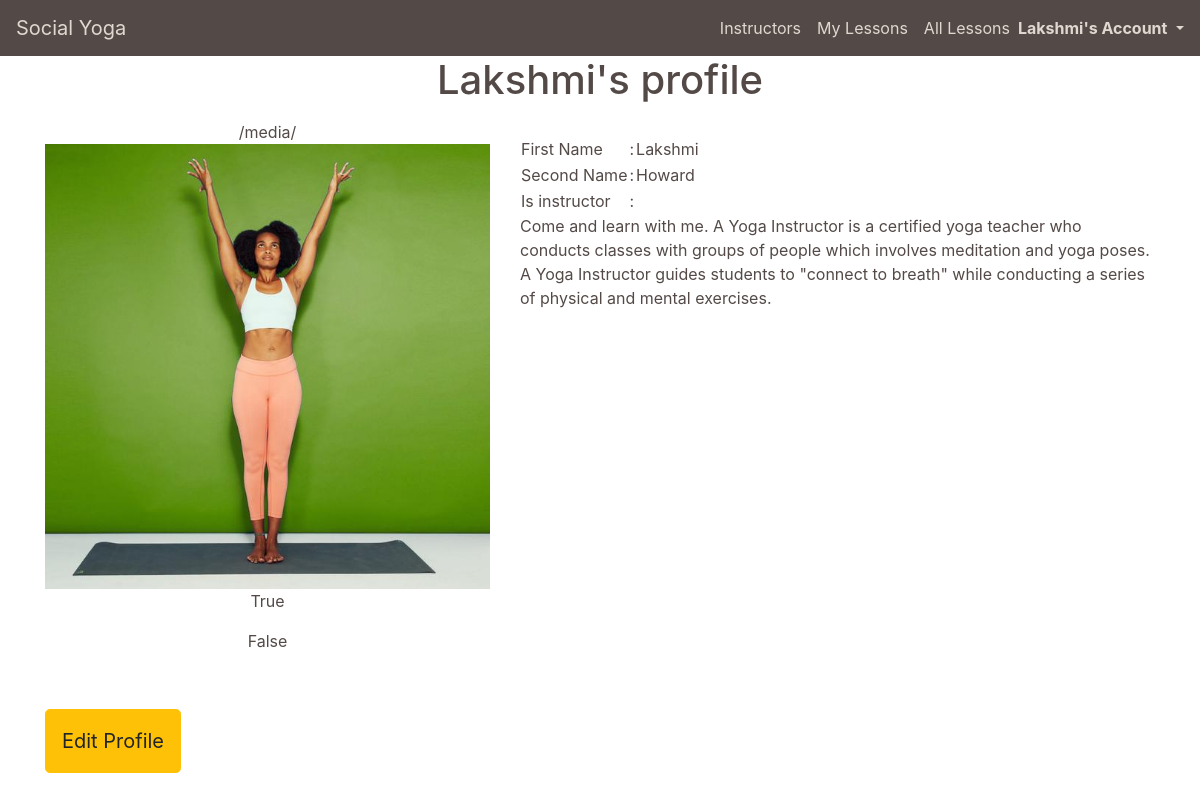
Page /profiles/ (signed in) on the earlier database version.
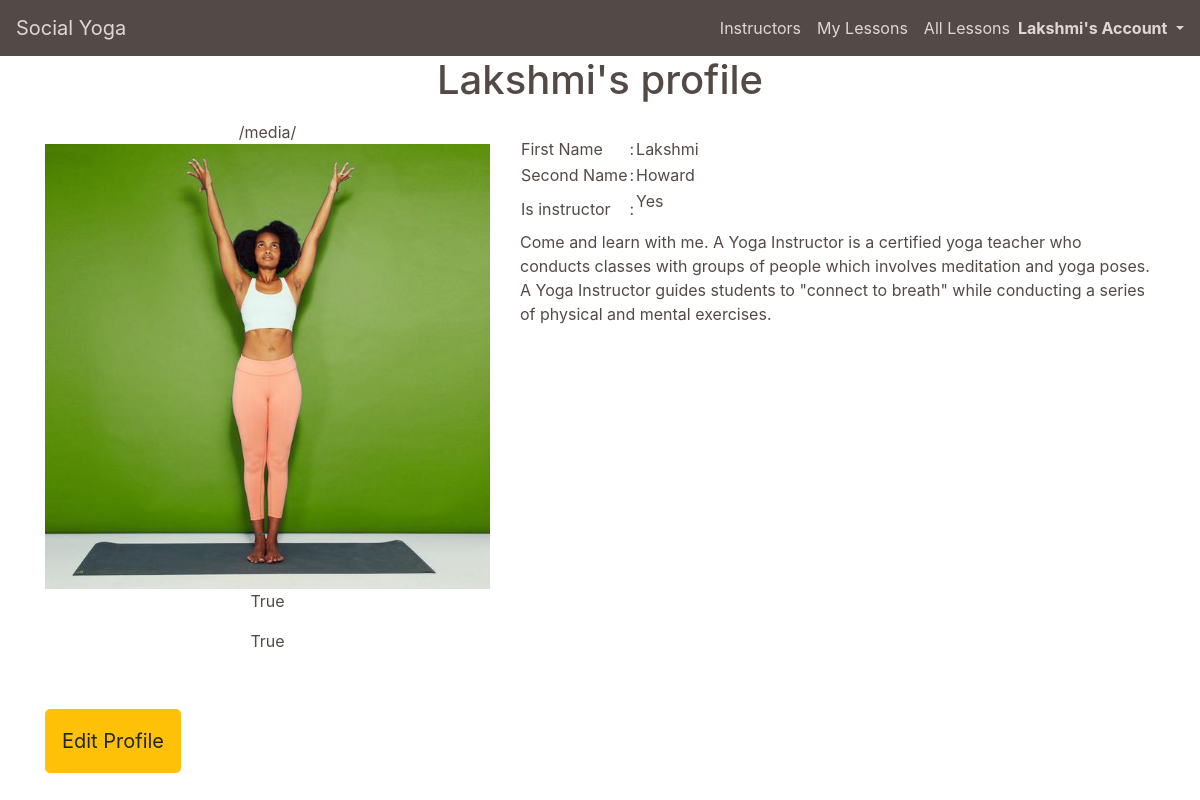
Same page on the later database version.
### profiles/models.py (models this page shows)
class UserProfile(models.Model):
    user = models.OneToOneField(User, on_delete=models.CASCADE)
    first_name = models.CharField(max_length=50, null=False, blank=False)
    last_name = models.CharField(max_length=50, null=False, blank=False)
    is_instructor = models.BooleanField(default=False)
    requested_instructor_status = models.BooleanField(default=False)
    card_description = models.TextField(max_length=256, default='')
    profile_description = models.TextField(max_length=650, default='')
    image = ResizedImageField(size=[600, 600], quality=75, crop=['middle', 'center'], force_format='JPEG', null=True, blank=True, upload_to='profile_images/')
    rating = models.DecimalField(max_digits=5, decimal_places=0, null=True, blank=True)
    def __str__(self):
        return self.user.username

### profiles/views.py (the view)
# urls.py: path('', views.profile, name='profile'),
def profile(request):
    profile = get_object_or_404(UserProfile, user=request.user)
    template = 'profiles/profile.html'
    context = {
        'profile': profile
    }
    return render(request, template, context)

### profiles/templates/profiles/profile.html (shortened to what this page needs)
{% extends "base.html" %}
{% load static %}
{% block page_header %}
    <div class="container header-container">
        <div class="row">
            <div class="col">
                <h1 class="text-center mb-3">{{ profile|title }}'s profile</h1>
            </div>
        </div>
    </div>
{% endblock %}
{% block content %}
    <div class="overlay"></div>
    <div class="container page-contents">
        <div class="row profile-container">
            <div class="col-12 col-lg-5">
                <div class="row text-center">
                    <div class="container-fluid instructor-page-profile-image-container">
                        {{ MEDIA_URL }}
                        {% if profile.image %}
                            <img src="{{ profile.image.url }}" class="instructor-page-profile-image img-fluid" alt="{{ profile }}'s profile image'">
                        {% else %}
                            <img src="{{ MEDIA_URL }}/profile_images/no_profile_image.jpg" class="instructor-page-profile-image img-fluid" alt="{{ profile }}'s profile image'">
                        {% endif %}
                            <p>{{profile.is_instructor}}</p>
                            <p>{{profile.requested_instructor_status}}</p>
                    </div>
                </div>
            </div>
            <div class="col-12 col-lg-7 instructor-profile-description-container mt-3">
                <table>
                    <tr>
                        <td>First Name</td>
                        <td>:</td>
                        <td>{{ profile.first_name }}</td>
                    </tr>
                    <tr>
                        <td>Second Name</td>
                        <td>:</td>
                        <td>{{ profile.last_name }}</td>
                    </tr>
                    <tr>
                        <td>Is instructor</td>
                        <td>:</td>
                        <td>
                            {% if profile.is_instructor and profile.requested_instructor_status %}
                                <p>Yes</p>
                            {% endif %}
                        </td>
                    </tr>
                </table>
                <p class="align-middle">{{ profile.profile_description }}</p>
            </div>
        </div>
        <div class="row mt-3">
            <div class="col">
                <a href="{% url 'edit_profile' %}" class="index-main-button btn btn-lg btn-warning rounded-20 py-3 my-4">Edit Profile</a>
            </div>
        </div>
    </div>
{% endblock %}

### templates/base.html (shortened to what this page needs)
{% load static %}
<!doctype html>
<html lang="en">
  <head>
    {% block corecss %}
      <link rel="stylesheet" href="https://cdn.jsdelivr.net/npm/bootstrap@4.5.3/dist/css/bootstrap.min.css">
      <link rel="stylesheet" href="{% static 'css/base.css' %}" >
    {% endblock %}
</head>
<body>
    <header class="container-fluid fixed-top p-0">
        <nav class="navbar navbar-expand-lg navbar-custom">
            <a class="navbar-brand" href="{% url 'home' %}">Social Yoga</a>
            <div class="collapse navbar-collapse" id="navbarNav">
                <ul class="navbar-nav ml-auto mb-2 mb-lg-0">
                    <li class="nav-item">
                        <a class="nav-link active" aria-current="page" href="{% url 'instructors' %}">Instructors</a>
                    </li>
                    {% if user.is_authenticated %}
                    <li class="nav-item">
                        <a class="nav-link active" aria-current="page" href="{% url 'lessons'%}?filter=mylessons">My Lessons</a>
                    </li>
                    <li class="nav-item">
                        <a class="nav-link active" aria-current="page" href="{% url 'lessons' %}">All Lessons</a>
                    </li>
                    {% endif %}
                    <li class="d-flex align-items-center">
                        <div class="nav-item dropdown">
                            <a class="dropdown-toggle" href="#" role="button" id="dropdownMenuLink" data-toggle="dropdown" aria-haspopup="true" aria-expanded="false">
                                <strong>{% if user.is_authenticated %}{{ user|title }}'s{% else %}My{% endif %} Account</strong>
                            </a>
                        </div>
                    </li>
                </ul>
            </div>
        </nav>
    </header>
        {% block page_header %}
        {% endblock %}
        {% block content %}
        {% endblock %}
</body>
</html>

### static/css/base.css (style rules this page uses)
.navbar-custom { background-color: #534a47; }
.navbar-custom a { color: #e0d8d0; }
.header-container { margin-top: 56px; }
body { background: url('/media/background-image.jpg') no-repeat center center fixed; background-size: cover; height: calc(100vh - 164px); color: #534a47; }
.overlay { height: 100%; width: 100%; top: 0; left: 0; position: fixed; background: white; z-index: -1; }

Differences in the rows shown:
changed UserProfile "True": requested_instructor_status "False" → "True"
Other differences:
text now shown: "Yes"
